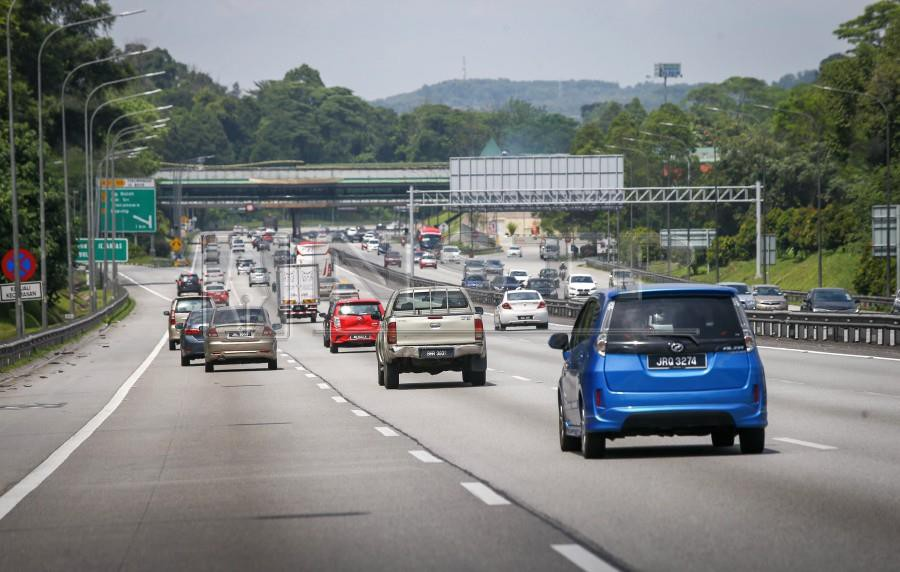
#> input picture COMPUTER VISION/d7/07. Template matching, corners and Haar cascades/img/cars3.jpg, 900 x 572 px, found by its file name
$ jupyter execute 'Mini projects.ipynb'   (shell and % lines are left out)
#> lines starting #> are read from the running program, lines starting #| are printed output that depends on the picture; after the words box and inside, x2 and y2 are one past the last pixel; in counts of white or black regions, pixels touching at a corner belong together
# Mini projects

You can do the projects in any order, just choose the ones that you like the most

### Cars detector

1. Create a classifier to detect cars in an image
1. If at least one car was detected write Car Detected (in Green) on top of the image, otherwise write No car detected (in Red)
1. Save the image to disk
1. Show the image result inside the notebook
1. Make it work with a video
1. Put a bounding box around the cars detected
1. Get a higher resolution video and extract the car plates and save them to disk

[cell 1]
import cv2
import matplotlib.pyplot as plt
import numpy as np

[cell 2]
img = cv2.imread('img/cars3.jpg')
#> img is the input picture: shape (572, 900, 3); mean B, G, R 124.7, 125.9, 122.5
gray_img = cv2.cvtColor(img,cv2.COLOR_BGR2GRAY)
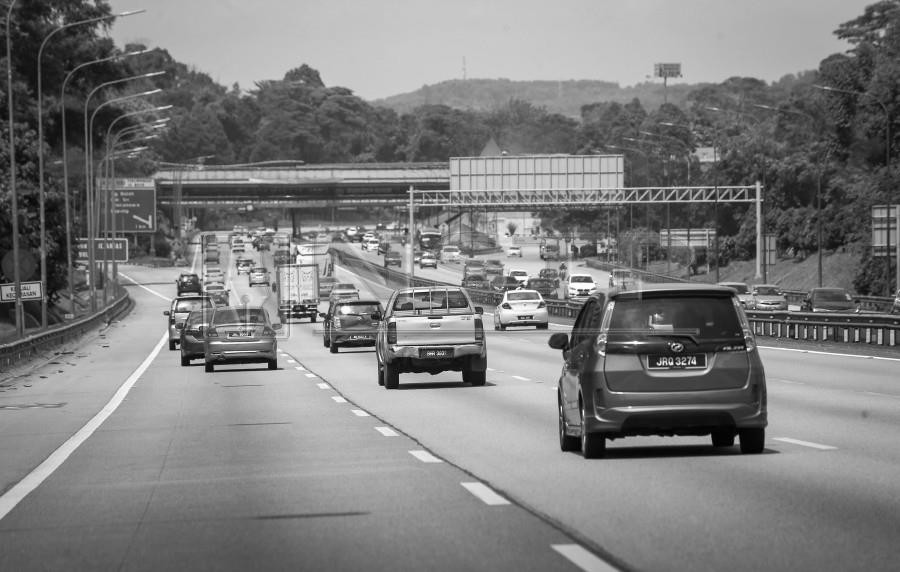
#> gray_img: shape (572, 900); min 0, max 255, mean 124.7

classifier = cv2.CascadeClassifier('Haarcascades/haarcascade_car.xml')

cars = classifier.detectMultiScale(gray_img)
#> cars = [[660, 348, 32, 32], [489, 279, 72, 72], [315, 303, 66, 66], [646, 410, 69, 69], [185, 289, 112, 112], [354, 265, 165, 165], [75, 182, 264, 264], [549, 277, 260, 260]]

for x,y,w,h in cars:
    rect = cv2.rectangle(img,(x,y),(x+w,y+h),(0,255,0),3)
    cv2.boundingRect(gray_img)
    cv2.putText(img,'car',(x,y),cv2.FONT_ITALIC,1,(255,0,0),3,cv2.LINE_AA)
#> this loop made 8 passes
#> pass 3, `rect = cv2.rectangle(img,(x,y),(x+w,y+h),(0,255,0),3)`:
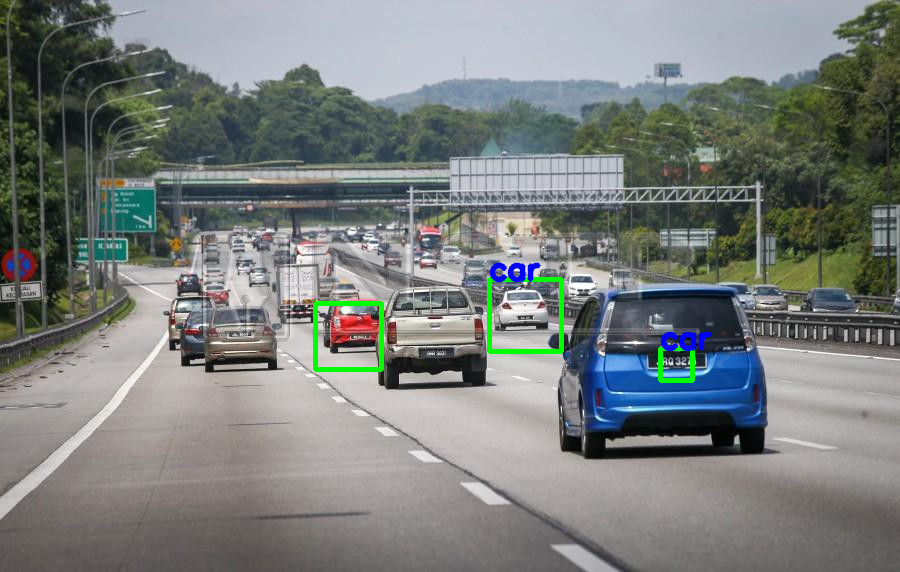
#> rect: shape (572, 900, 3); mean B, G, R 124.1, 126.3, 121.4
#> after the loop:
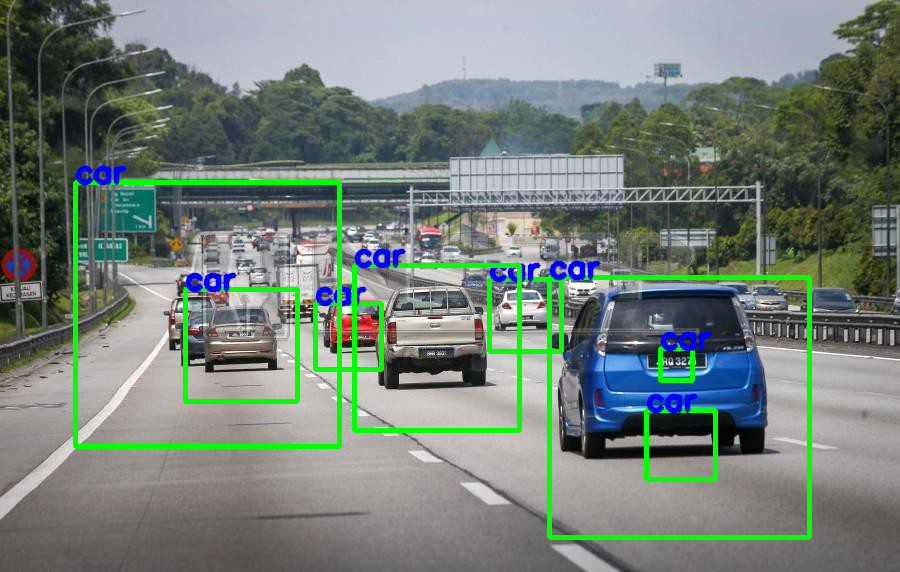
#> img: shape (572, 900, 3); 4.8% of pixels changed, all inside (x1, y1, x2, y2) = (73, 165, 812, 540)
plt.figure(figsize= (8,8))
plt.imshow(img)

[cell 3]
capture = cv2.VideoCapture('videos/video.avi')
classifier = cv2.CascadeClassifier('Haarcascades/haarcascade_car.xml')

while(capture.isOpened()):
    _,frame = capture.read()
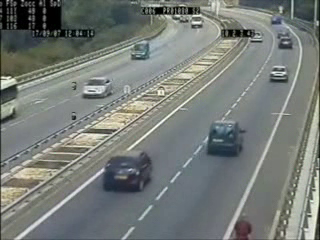
#> input picture frame 75 of COMPUTER VISION/d7/07. Template matching, corners and Haar cascades/videos/video.avi, 320 x 240 px
#> frame is the input picture: shape (240, 320, 3); mean B, G, R 120, 123.9, 118.8
    gray_img = cv2.cvtColor(frame,cv2.COLOR_BGR2GRAY)
#> gray_img: shape (240, 320)
    cars = classifier.detectMultiScale(gray_img)
#> cars = [[257, 55, 40, 40], [74, 74, 36, 36], [115, 29, 44, 44], [95, 151, 58, 58], [191, 110, 66, 66]]

    for x,y,w,h in cars:
        cv2.rectangle(frame,(x,y),(x+w,y+h),(0,255,0),3)
        cv2.putText(img,'car',(x,y),cv2.FONT_ITALIC,1,(255,0,0),3,cv2.LINE_AA)
#> this loop made 5 passes
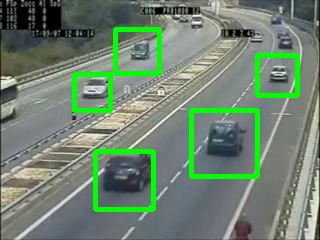
#> frame: shape (240, 320, 3); 6.28% of pixels changed, all inside (x1, y1, x2, y2) = (72, 27, 300, 212)
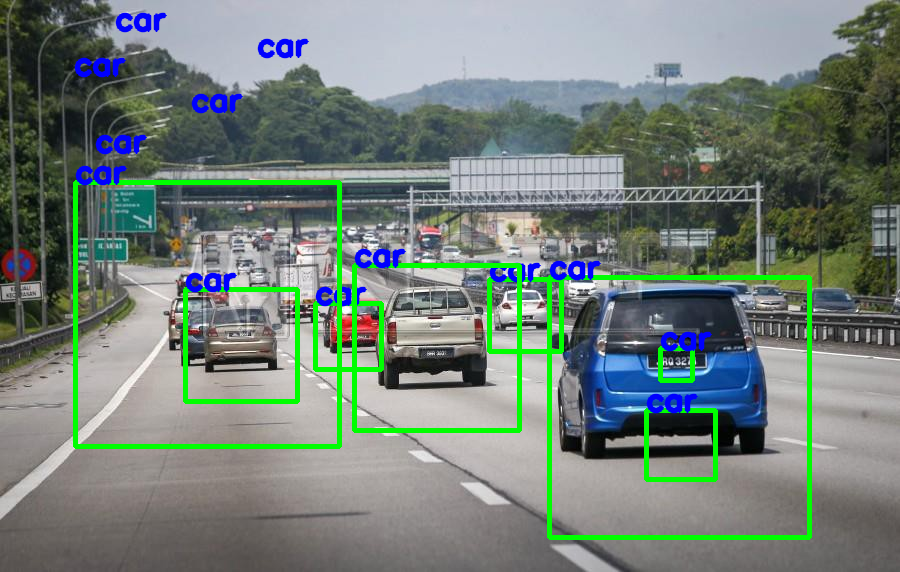
#> img: shape (572, 900, 3); 0.73% of pixels changed, all inside (x1, y1, x2, y2) = (74, 12, 310, 155)
    cv2.imshow('my_window',frame)
    if cv2.waitKey() & 0xFF == ord('q'):
#> (key q is pressed here)
        break

capture.release()
cv2.destroyAllWindows()

### Sudoku Solver

1. Create function that given an image of a Sudoku game crops and extracts each cell
1. Extract the number from each cropped cell (if blank extract it as 0)
1. Place the extracted numbers in an array (each block of 9 numbers is one array)
1. Apply the sudoku solver to the array to get the solution
1. Write the solution numbers in the cells

[cell 4]
plt.figure(figsize = (10,10))
def sudoku(image):
#> called with image = 'img/sudoku.jpg'
    img = cv2.imread(image)
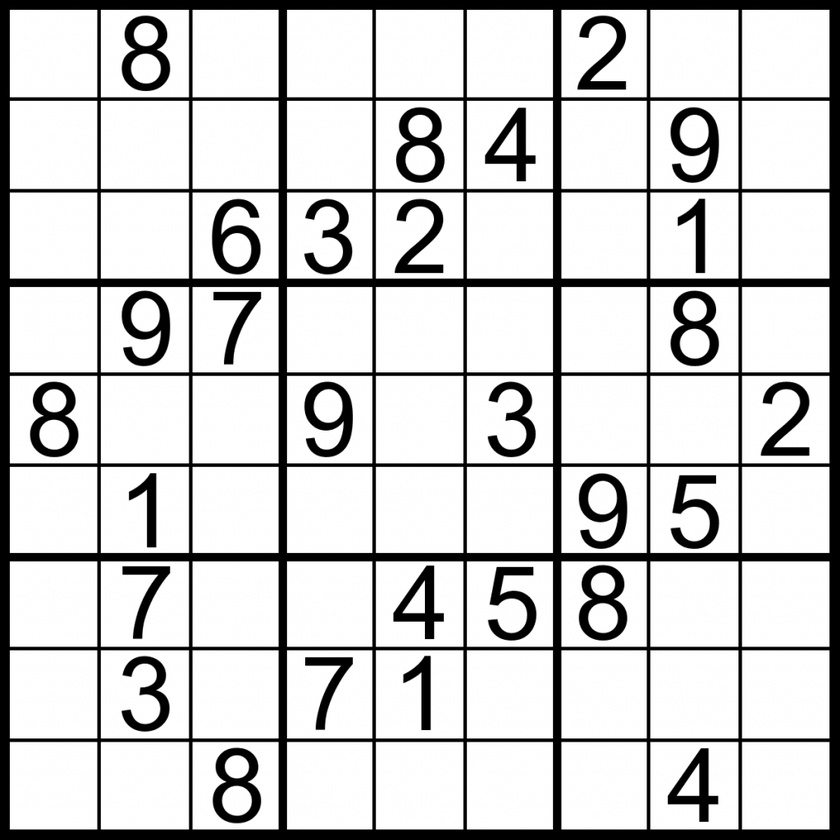
#> input picture COMPUTER VISION/d7/07. Template matching, corners and Haar cascades/img/sudoku.jpg, 840 x 840 px, shrunk from 1024 x 1024 before the run, found by its file name
#> img is the input picture: shape (840, 840, 3); min 0, max 255, mean 206.4
    edges = cv2.Canny(img,127,255)
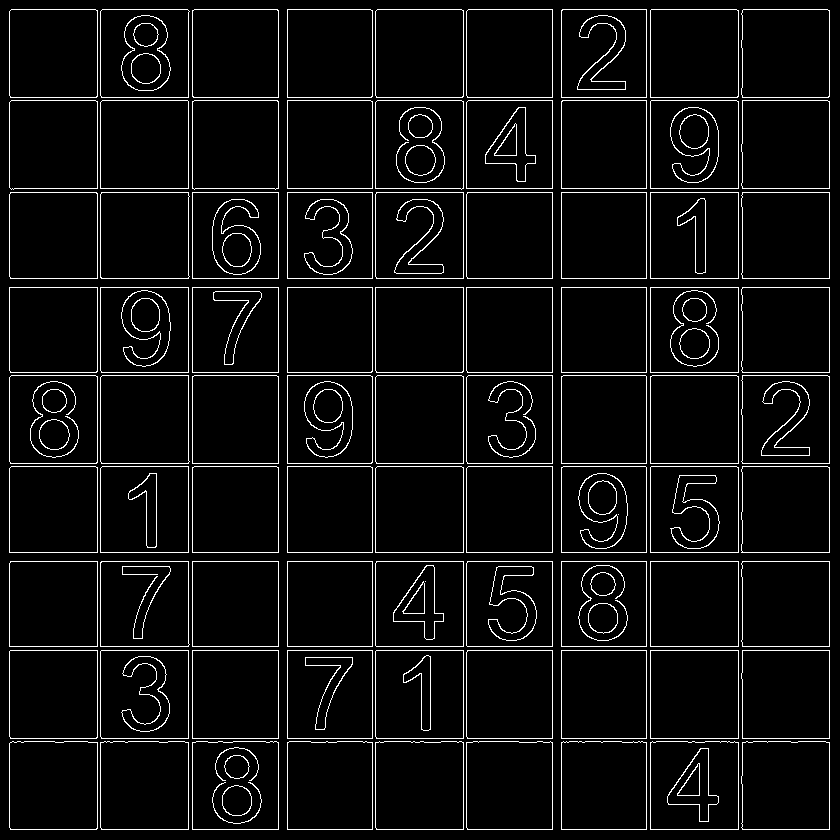
#> edges: shape (840, 840); 5.5% white in thin lines or dots
    lines = cv2.HoughLines(edges,1,np.pi/180,200)
#> lines = 36 rows, first 8: [552, 1.57], [287, 0], [552, 0], [287, 1.57], [646, 0], [646, 1.57], [278, 0], [561, 0]
    for line in lines:
        for rho,theta in line:
            a = np.cos(theta)
            b = np.sin(theta)
            x0 = a*rho
            y0 = b*rho
            x1 = int(x0 + 1000*(-b))
            y1 = int(y0 + 1000*(a))
            x2 = int(x0 - 1000*(-b))
            y2 = int(y0 - 1000*(a))

            cv2.line(img,(x1,y1),(x2,y2),(0,255,0),2)
#> this loop made 36 passes
#> line on passes 1 to 12: [[552, 1.57]], [[287, 0]], [[552, 0]], [[287, 1.57]], [[646, 0]], [[646, 1.57]], [[278, 0]], [[561, 0]], [[650, 0]], [[278, 1.57]], [[561, 1.57]], [[650, 1.57]]
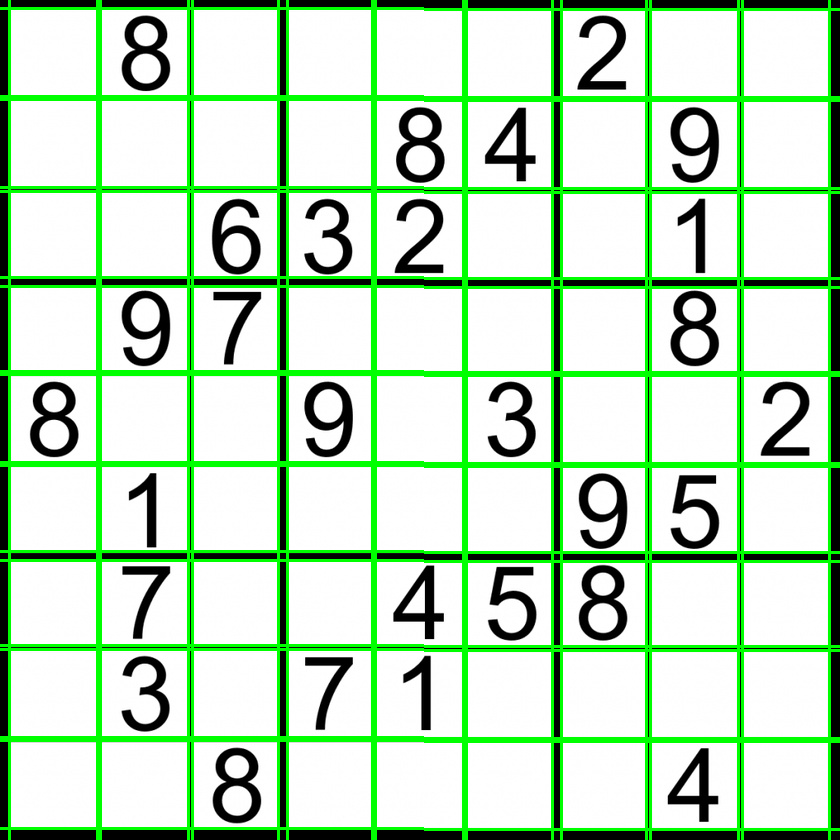
#> img: shape (840, 840, 3); 12.44% of pixels changed, all inside (x1, y1, x2, y2) = (0, 0, 840, 840)
    return plt.imshow(img)

sudoku('img/sudoku.jpg')
